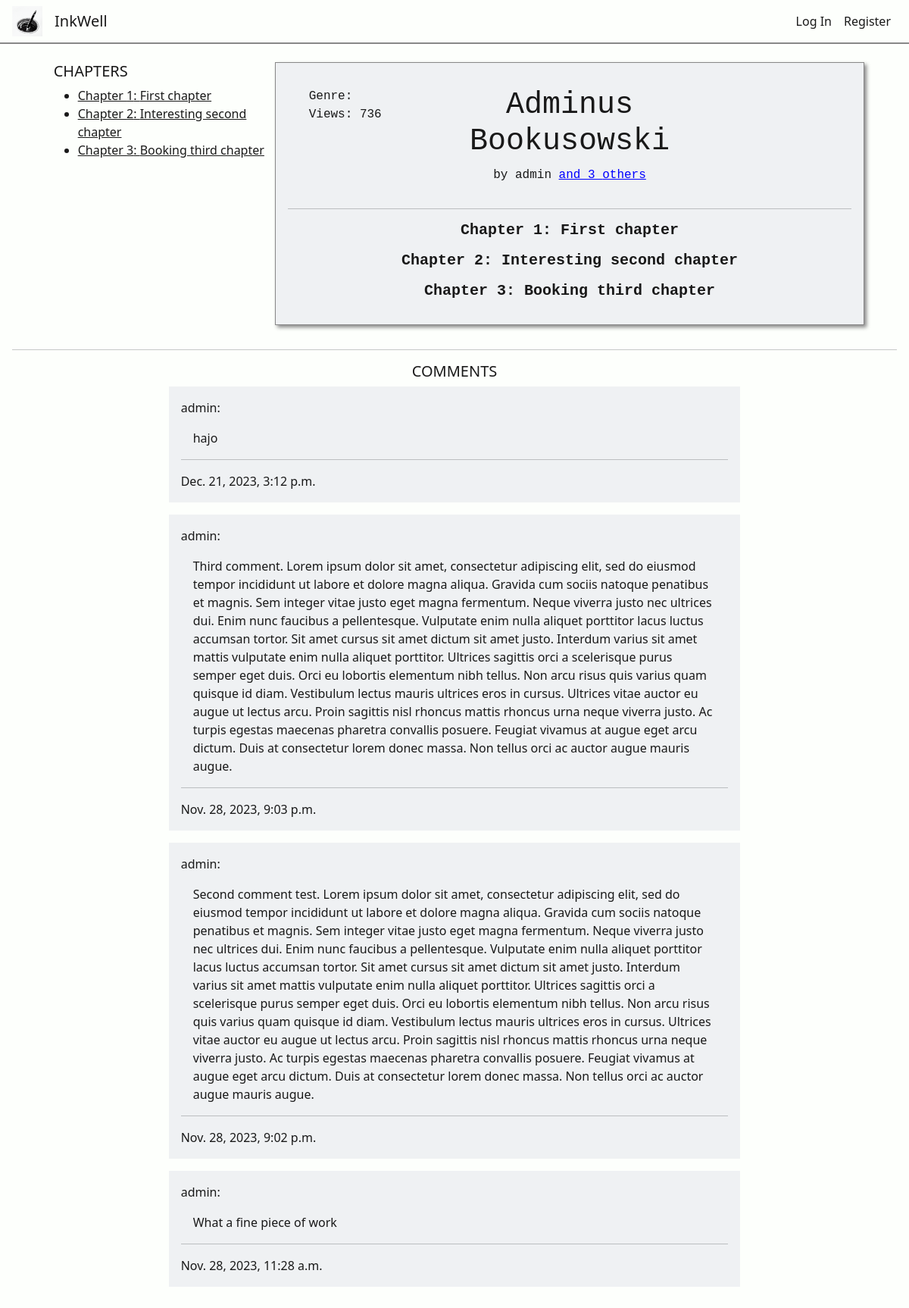
The page /ink_view/6 on the database its author committed.
### inkwell/models.py (models this page shows, shortened)
class Chapter(models.Model):
    chapterNumber = models.PositiveIntegerField(default=1)
    chapterTitle = models.CharField(max_length=64)
    chapterContents = QuillField()
    chapterInkOrigin = models.ForeignKey(Ink, on_delete=models.CASCADE, related_name="chapterInkOrigin", default="")

class Ink(models.Model):
    wellOrigin = models.ForeignKey(Well, on_delete=models.CASCADE, related_name="well_pk", default="")
    inkOwner = models.ForeignKey(User, on_delete=models.CASCADE, related_name="ink_owner", default="")
    coAuthors = models.ManyToManyField(User, related_name="CoAuthors", blank=True)
    privateStatus = models.BooleanField(default=False)
    updateStatus = models.BooleanField(default=False) # If the Ink is edited at least once, this changes to true
    ink_following = models.ManyToManyField(User, related_name="ink_following", blank=True)
    tags = models.ManyToManyField(Tag, related_name="tags", blank=True)
    description = models.CharField(max_length=500, default="")
    title = models.CharField(max_length=64, default="")
    views = models.PositiveBigIntegerField(default=0)
    creation_date = models.DateTimeField(default=timezone.now, editable=False)

class User(AbstractUser):
    about = models.CharField(max_length=250, default="")
    profilePicture = models.ImageField(upload_to='', blank=True, null=True)
    def __str__(self):
        return f"{self.username}"

class Comment(models.Model):
    content = models.TextField()
    commentInkOrigin = models.ForeignKey(Ink, on_delete=models.CASCADE, related_name="commentInkOrigin", default="")
    commentAuthor = models.ForeignKey(User, on_delete=models.CASCADE, related_name="commentAuthor", default="")
    commentCreationDate = models.DateTimeField(default=timezone.now, editable=False)

### inkwell/views.py (the view, shortened to what this page needs)
# urls.py: path('ink_view/<int:inkID>', views.ink_view, name='ink_view'),
def ink_view(request, inkID):
    viewedInk = Ink.objects.get(id=inkID)
    chapters = Chapter.objects.filter(chapterInkOrigin=viewedInk).order_by("chapterNumber")
    viewedInk.views += 1
    viewedInk.save()
    viewingAsAuthor = False
    following_check = False
    comments = Comment.objects.filter(commentInkOrigin=viewedInk).order_by("-commentCreationDate")
    if request.method == "POST" and "commentContents" in request.POST:
        commentContents = request.POST.get("commentContents")
        new_comment = Comment(content=commentContents, commentInkOrigin=viewedInk, commentAuthor=current_user)
        new_comment.save()
        time.sleep(1)
        return redirect('ink_view', inkID=viewedInk.id)
    return render(request, "inkwell/ink_view.html", {
        "ink": viewedInk,
        "chapters": chapters,
        "following_check": following_check,
        "viewingAsAuthor": viewingAsAuthor,
        "comments": comments
    })

### inkwell/templates/inkwell/ink_view.html (shortened to what this page needs)
{% extends "inkwell/layout.html" %}
{% block body %}
<div class="container-flex inkViewContainer">
    <div class="row mt-2">
        <div class="col-3 chapterListCol">
            <div class="chaptersListView">
                <h5 class="text-start">CHAPTERS</h5>
                <ul class="chapter-list">
                    {% for chapter in chapters %}
                        <a href="#anchorChapter{{ chapter.chapterNumber }}"><li>Chapter {{ chapter.chapterNumber }}: {{ chapter.chapterTitle }}</li></a>
                    {% endfor %}
                </ul>
            </div>
        </div>
        <div class="col-8 inkViewContents">
            <div class="row inkTitleCard">
                <div class="col inkTitleCardInfo displayDirectionCol">
                    <span>Genre: {{ ink.genre }}</span>
                    <span>Views: {{ ink.views }}</span>
                </div>
                <div class="col-5 inkViewTitleColumn displayDirectionCol">
                    <h1 class="text-center inkViewTitle">{{ ink.title }}</h1>
                    {% if ink.coAuthors %}
                        <span class="author-credit text-center">by {{ ink.inkOwner }} <a href="{% url 'inkCoAuthors' inkID=ink.id %}" style="text-decoration: underline; color: blue;">and {{ ink.coAuthors.count }} others</a></span>
                    {% else %}
                        <span class="author-credit text-center">by {{ ink.inkOwner }}</span>
                    {% endif %}
                </div>
                <div class="col">
                </div>
            </div>
            <hr>
            {% for chapter in chapters %}
            <div class="justify-text" id="anchorChapter{{chapter.chapterNumber}}">
                <h5 class="text-center fw-bold chapterTitle">Chapter {{ chapter.chapterNumber}}: {{chapter.chapterTitle}}</h5>
            </div>
            {% endfor %}
        </div>
    </div>
    <div class="row inkViewComments disFdirColAliCen">
        <hr>
        <div class="col-8">
            <div class="comments-section">
                <h5 class="text-center">COMMENTS</h5>
                {% for comment in comments %}
                    <div class="comment">
                        <span>{{ comment.commentAuthor }}:</span>
                        <p>{{ comment.content }}</p>
                        <hr>
                        <span>{{ comment.commentCreationDate }}</span>
                    </div>
                {% endfor %}
            </div>
        </div>
    </div>
</div>
{% endblock%}

### inkwell/static/inkwell/styles.css (style rules this page uses)
:root { --black: #020202ff; --dark-green: #0d2818ff; --pakistan-green: #04471cff; --sea-green: #058c42ff; --malachite: #16db65ff; --coquelicot: #f15025ff; --white: #ffffffff; --platinum: #e6e8e6ff; --timberwolf: #ced0ceff; --eerie-black: #191919ff; --gunmetal: #223843ff; --antiflash-white: #eff1f3ff; --timberwolf: #dbd3d8ff; --desert-sand: #d8b4a0ff; --burnt-sienna: #d77a61ff; --baby-powder: #fdfffcff; --lapis-lazuli: #235789ff; --fire-engine-red: #c1292eff; --school-bus-yellow: #f1d302ff; --raisin-black: #161925ff; --primary-color: var(--antiflash-white); --secondary-color: var(--baby-powder); --background-color: var(--baby-powder); --text-color: var(--eerie-black); --border-color: #888888; }
p, a, h1, h2, h3, h4, h5, span { color: var(--text-color); }
body { background-color: var(--background-color); margin: 0; z-index: 0; }
.displayDirectionCol { display: flex; flex-direction: column; }
.disFdirColAliCen { display: flex; flex-direction: column; align-items: center; }
.justify-text { text-align: justify; }
.chapterListCol { width: 19rem; }
.chaptersListView { position: sticky; top: 0px; }
.inkViewContainer .row { display: flex; justify-content: center; }
.inkViewContents, .inkEditMainCol { background-color: var(--primary-color); border: 1px var(--border-color) solid; font-family: 'Courier New', Courier, monospace; padding: 1rem; box-shadow: 3px 3px 5px #888888; }
.inkViewComments { margin: 0; }
.comment { background-color: var(--primary-color); margin-bottom: 1rem; padding: 1rem; }
.comment p { margin: 1rem; }
.row { padding: 1rem; margin: 0; }

### rows shown on the page
Chapter: chapterNumber "1", chapterTitle "First chapter"
Chapter: chapterNumber "2", chapterTitle "Interesting second chapter"
Chapter: chapterNumber "3", chapterTitle "Booking third chapter"
Ink: views "736", title "Adminus Bookusowski", inkOwner "admin", coAuthors.count "3"
Comment: commentAuthor "admin", content "hajo", commentCreationDate "Dec. 21, 2023, 3:12 p.m."
Comment: commentAuthor "admin", content "Third comment. Lorem ipsum dolor sit amet, consectetur adipiscing elit, sed do eiusmod tempor incididunt ut labore et dolore magna aliqua. Gravida cum sociis natoque penatibus et magnis. Sem integer vitae justo eget magna fermentum. Neque viverra justo nec ultrices dui. Enim nunc faucibus a pellentesque. Vulputate enim nulla aliquet porttitor lacus luctus accumsan tortor. Sit amet cursus sit amet dictum sit amet justo. Interdum varius sit amet mattis vulputate enim nulla aliquet porttitor. Ultrices sagittis orci a scelerisque purus semper eget duis. Orci eu lobortis elementum nibh tellus. Non arcu risus quis varius quam quisque id diam. Vestibulum lectus mauris ultrices eros in cursus.…", commentCreationDate "Nov. 28, 2023, 9:03 p.m."
Comment: commentAuthor "admin", content "Second comment test. Lorem ipsum dolor sit amet, consectetur adipiscing elit, sed do eiusmod tempor incididunt ut labore et dolore magna aliqua. Gravida cum sociis natoque penatibus et magnis. Sem integer vitae justo eget magna fermentum. Neque viverra justo nec ultrices dui. Enim nunc faucibus a pellentesque. Vulputate enim nulla aliquet porttitor lacus luctus accumsan tortor. Sit amet cursus sit amet dictum sit amet justo. Interdum varius sit amet mattis vulputate enim nulla aliquet porttitor. Ultrices sagittis orci a scelerisque purus semper eget duis. Orci eu lobortis elementum nibh tellus. Non arcu risus quis varius quam quisque id diam. Vestibulum lectus mauris ultrices eros in…", commentCreationDate "Nov. 28, 2023, 9:02 p.m."
Comment: commentAuthor "admin", content "What a fine piece of work", commentCreationDate "Nov. 28, 2023, 11:28 a.m."
